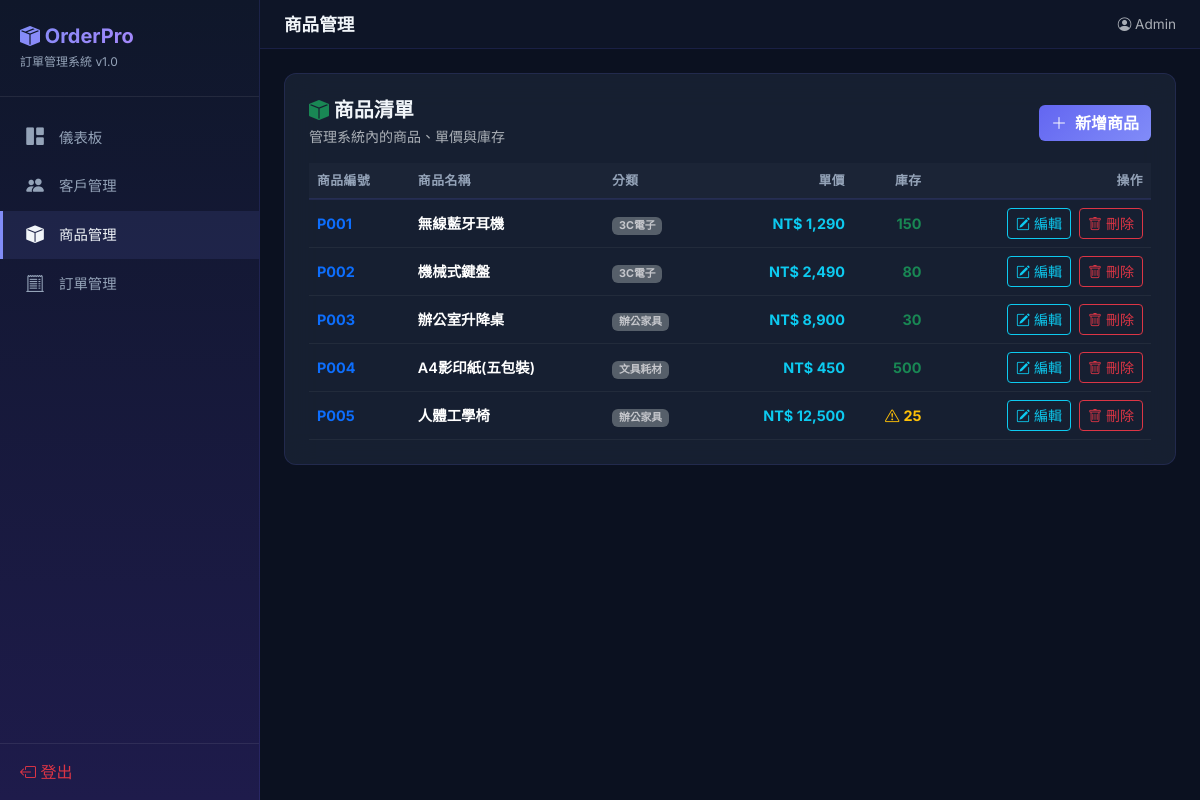
The app's page /products (signed in), older data.
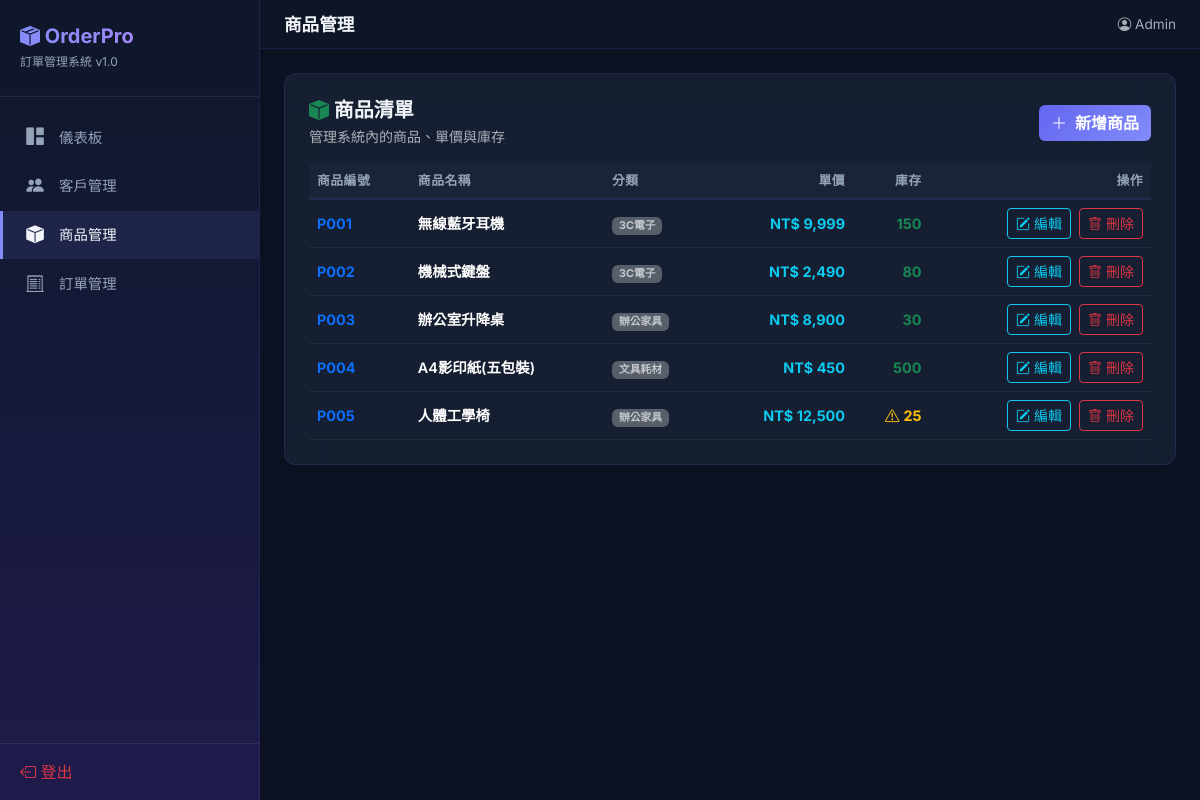
The same page, newer data.
### tables this page shows
CREATE TABLE product (
    商品編號  TEXT PRIMARY KEY,
    名稱      TEXT NOT NULL,
    單價      REAL NOT NULL CHECK(單價 >= 0),
    庫存      INTEGER NOT NULL DEFAULT 0,
    分類      TEXT
);

### app.py (the view)
@app.route('/products')
@login_required
def products():
    rows = get_db().execute('SELECT * FROM product ORDER BY 商品編號').fetchall()
    return render_template('products.html', products=rows)

### app.py (called while the page is built)
def get_db():
    if 'db' not in g:
        g.db = sqlite3.connect(DATABASE)
        g.db.row_factory = sqlite3.Row
        g.db.execute('PRAGMA foreign_keys = ON')
    return g.db

def login_required(f):
    @wraps(f)
    def decorated(*args, **kwargs):
        if not session.get('logged_in') or session.get('role') != 'admin':
            flash('請先以管理員身分登入系統', 'warning')
            return redirect(url_for('login'))
        return f(*args, **kwargs)
    return decorated

### templates/products.html (shortened to what this page needs)
{% extends "base.html" %}
{% block page_title %}商品管理{% endblock %}
{% block content %}
<div class="glass-card p-4">
  <div class="d-flex justify-content-between align-items-center mb-3">
    <div>
      <h5 class="fw-bold mb-1"><i class="bi bi-box-fill text-success"></i> 商品清單</h5>
      <p class="text-muted small mb-0">管理系統內的商品、單價與庫存</p>
    </div>
    <a href="{{ url_for('product_add') }}" class="btn btn-primary">
      <i class="bi bi-plus-lg me-1"></i> 新增商品
    </a>
  </div>
  <div class="table-responsive">
    <table class="table table-dark-custom table-hover align-middle mb-0">
      <thead>
        <tr>
          <th>商品編號</th>
          <th>商品名稱</th>
          <th>分類</th>
          <th class="text-end">單價</th>
          <th class="text-end">庫存</th>
          <th class="text-end">操作</th>
        </tr>
      </thead>
      <tbody>
        {% for p in products %}
        <tr>
          <td class="fw-bold text-primary">{{ p['商品編號'] }}</td>
          <td class="fw-semibold">{{ p['名稱'] }}</td>
          <td><span class="badge bg-secondary opacity-75">{{ p['分類'] or '未分類' }}</span></td>
          <td class="text-end fw-bold text-info">NT$ {{ '{:,.0f}'.format(p['單價']) }}</td>
          <td class="text-end">
            {% if p['庫存'] < 30 %}
              <span class="text-warning fw-bold"><i class="bi bi-exclamation-triangle me-1"></i>{{ p['庫存'] }}</span>
            {% else %}
              <span class="text-success fw-bold">{{ p['庫存'] }}</span>
            {% endif %}
          </td>
          <td class="text-end">
            <a href="{{ url_for('product_edit', pid=p['商品編號']) }}" class="btn btn-sm btn-outline-info me-1">
              <i class="bi bi-pencil-square"></i> 編輯
            </a>
            <a href="{{ url_for('product_delete', pid=p['商品編號']) }}"
               class="btn btn-sm btn-outline-danger"
               onclick="return confirm('確定要刪除商品 {{ p['名稱'] }} 嗎？');">
              <i class="bi bi-trash"></i> 刪除
            </a>
          </td>
        </tr>
        {% else %}
        <tr>
          <td colspan="6" class="text-center text-muted py-4">目前尚無商品資料</td>
        </tr>
        {% endfor %}
      </tbody>
    </table>
  </div>
</div>
{% endblock %}

Row changes from the older to the newer data that the page shows:
changed product "無線藍牙耳機": 單價 "1,290" → "9,999"
